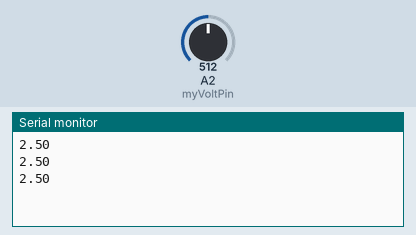
The sketch below on a simulated Arduino Uno, built with avr-gcc and run on an emulated ATmega328P. Shown: the last lines printed to the serial monitor. The inputs (shaded band) are chosen by the test bench; at power-on: A2 (myVoltPin) = 512.

Above: at 1.3 s.
1.4 s: A2 (myVoltPin) set to 716
At 1.9 s:
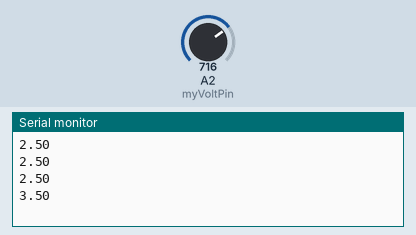
2.9 s: A2 (myVoltPin) set to 900
At 3.4 s:
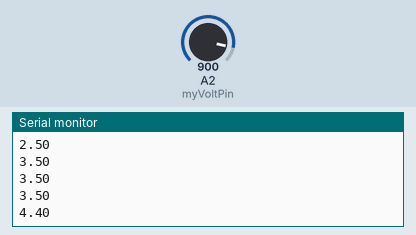
Timing chart, 0 to 5.9 s (numbered marks = the images above; inputs shaded):
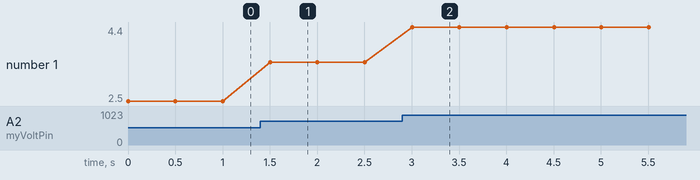

The sketch:

9._Potentiometer.ino
```cpp
int myVoltPin=A2;
float readVal;
float V2;
int t=500;

void setup() {
  // put your setup code here, to run once:
pinMode(myVoltPin,INPUT);
Serial.begin(9600);
}

void loop() {
  // put your main code here, to run repeatedly:
readVal=analogRead(myVoltPin);
V2=(5./1023.)*readVal;
Serial.println(V2);
delay(t);
}
```

Measured:
- after the input at 1.4 s, the serial monitor: prints a new line after 0.10 s (image 1)
- after the input at 2.9 s, the serial monitor: prints a new line after 0.10 s (image 2)
- plotted number 1: 2.5 → 3.5 after the input at 1.4 s, 3.5 → 4.4 after the input at 2.9 s
